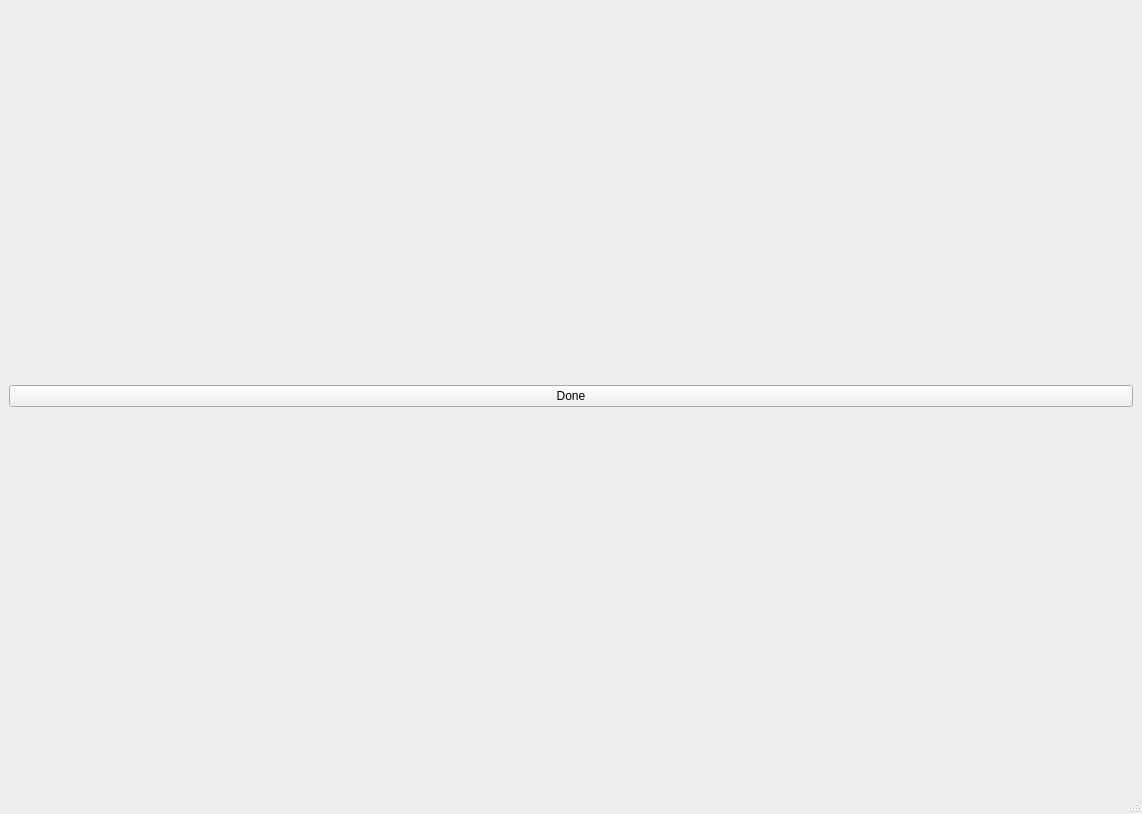
<?xml version="1.0" encoding="UTF-8"?>
<ui version="4.0">
    <class>MainWindow</class>
    <widget class="QMainWindow" name="MainWindow">
        <property name="geometry">
            <rect>
                <x>0</x>
                <y>0</y>
                <width>1142</width>
                <height>814</height>
            </rect>
        </property>
        <property name="windowTitle">
            <string>Selector</string>
        </property>

        <widget class="QWidget" name="centralwidget">
            <property name="autoFillBackground">
                <bool>true</bool>
            </property>
            <layout class="QHBoxLayout" name="horizontalLayout_3">
                <item>
                    <layout class="QHBoxLayout" name="horizontalLayout_2" stretch="0,10">
                        <property name="spacing">
                            <number>4</number>
                        </property>
                        <item>
                            <layout class="QVBoxLayout" name="imageLayout" stretch="0">
                                <item>
                                    <layout class="QHBoxLayout" name="horizontalLayout">
                                        <item>
                                            <widget class="QPushButton" name="doneBtn">
                                                <property name="text">
                                                    <string>Done</string>
                                                </property>
                                            </widget>
                                        </item>
                                    </layout>
                                </item>
                            </layout>
                        </item>
                    </layout>
                </item>
            </layout>
        </widget>
        <widget class="QStatusBar" name="statusbar" />
    </widget>
    <resources />
    <connections />
</ui>
